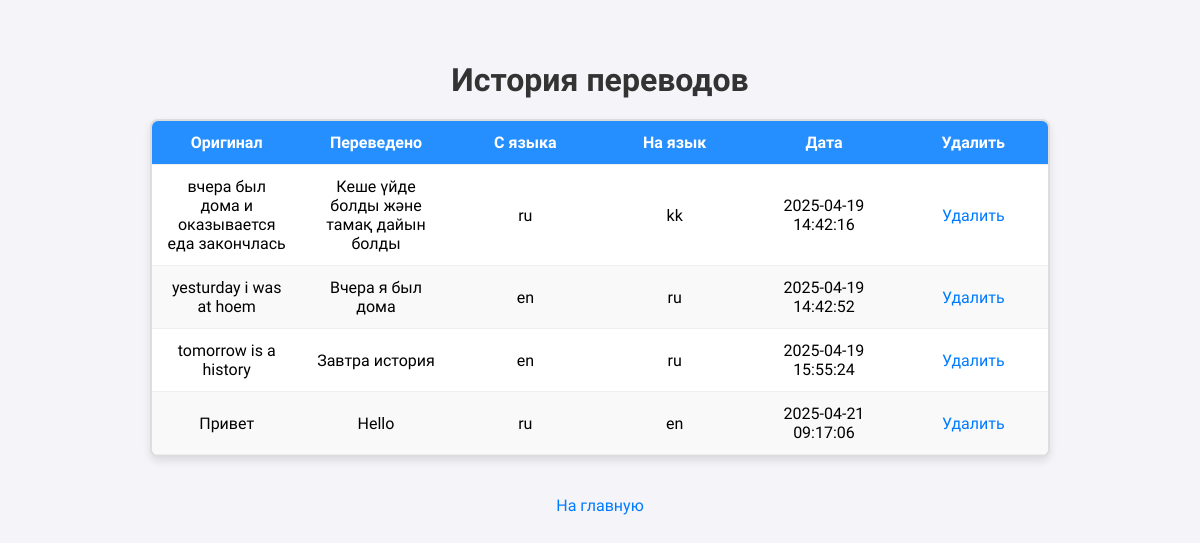
Before: /history with the older database file.
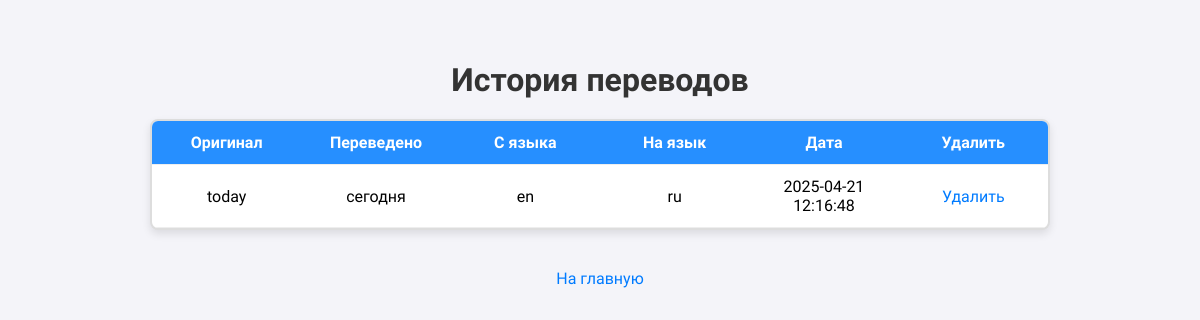
After: the same page with the newer database file.
### tables this page shows
CREATE TABLE translation_history (
            id INTEGER PRIMARY KEY AUTOINCREMENT,
            translation_id INTEGER NOT NULL,
            source_language TEXT NOT NULL,
            target_language TEXT NOT NULL,
            translation_date TEXT NOT NULL,
            FOREIGN KEY (translation_id) REFERENCES translations(id)
        );

CREATE TABLE translations (
            id INTEGER PRIMARY KEY AUTOINCREMENT,
            source_text TEXT NOT NULL,
            translated_text TEXT NOT NULL
        );

### app/app.py (the view)
@app.route("/history")
def history():
    history_entries = get_translation_history()
    return render_template("history.html", history=history_entries)

### app/database.py (called while the page is built)
def create_connection(db_path=DATABASE_PATH):
    try:
        return sqlite3.connect(db_path)
    except sqlite3.Error as e:
        print(f"Ошибка подключения к базе данных: {e}")
        return None

def get_translation_history(conn=None):
    created_here = False
    if conn is None:
        conn = create_connection()
        created_here = True
    cursor = conn.cursor()
    cursor.execute(
        """
        SELECT th.id, t.source_text, t.translated_text,
               th.source_language, th.target_language, th.translation_date
        FROM translation_history th
        JOIN translations t ON th.translation_id = t.id
    """
    )
    history = cursor.fetchall()
    if created_here:
        conn.close()
    return history

### templates/history.html (shortened to what this page needs)
<!DOCTYPE html>
<html lang="ru">
<head>
</head>
<body>
    <h1>История переводов</h1>
    <div class="table-container">
        <table>
            <thead>
                <tr>
                    <th>Оригинал</th>
                    <th>Переведено</th>
                    <th>С языка</th>
                    <th>На язык</th>
                    <th>Дата</th>
                    <th>Удалить</th>
                </tr>
            </thead>
            <tbody>
                {% for entry in history %}
                <tr>
                    <td>{{ entry[1] }}</td>
                    <td>{{ entry[2] }}</td>
                    <td>{{ entry[3] }}</td>
                    <td>{{ entry[4] }}</td>
                    <td>{{ entry[5] }}</td>
                    <td><a href="{{ url_for('delete_history', translation_id=entry[0]) }}">Удалить</a></td>
                </tr>
                {% endfor %}
            </tbody>
        </table>
    </div>
    <br>
    <a href="/">На главную</a>
</body>
</html>

### templates/history.html (style rules this page uses)
body { font-family: "Comfortaa", sans-serif; margin: 0; padding: 40px; background-color: #f4f4f9; text-align: center; }
h1 { margin-bottom: 20px; color: #333; }
.table-container { max-height: 400px; overflow-y: auto; margin: 0 auto 20px; width: 80%; border: 2px solid #ddd; border-radius: 8px; background-color: #fff; box-shadow: 0 4px 8px rgba(0, 0, 0, 0.1); }
table { margin: auto; width: 100%; border-collapse: collapse; table-layout: fixed; }
th, td { padding: 12px 15px; text-align: center; border-bottom: 1px solid #eee; }
th { background-color: #268fff; color: white; position: sticky; top: 0; z-index: 1; }
a { color: #007bff; text-decoration: none; font-size: 16px; }

Changed rows visible on the page:
removed translation_history: source_text "вчера был дома и оказывается еда закончлась", translated_text "Кеше үйде болды және тамақ дайын болды", source_language "ru", target_language "kk", translation_date "2025-04-19 14:42:16"
removed translation_history: source_text "yesturday i was at hoem", translated_text "Вчера я был дома", source_language "en", target_language "ru", translation_date "2025-04-19 14:42:52"
removed translation_history: source_text "tomorrow is a history", translated_text "Завтра история", source_language "en", target_language "ru", translation_date "2025-04-19 15:55:24"
removed translation_history: source_text "Привет", translated_text "Hello", source_language "ru", target_language "en", translation_date "2025-04-21 09:17:06"
added translation_history: source_text "today", translated_text "сегодня", source_language "en", target_language "ru", translation_date "2025-04-21 12:16:48"
